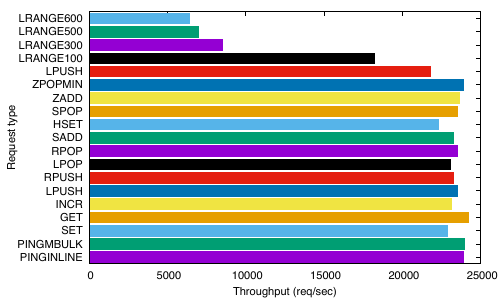

Write gnuplot code to recreate this figure.
set terminal pdf
set output './simple_benchmark.pdf'

set yrange [0:*]
set style fill solid
unset key

myBoxWidth = 0.8
set offsets 0,0,0.5-myBoxWidth/2.,0.5

set xlabel 'Throughput (req/sec)'
set ylabel 'Request type'
plot 'simple_benchmark.dat' using (0.5*$2):0:(0.5*$2):(myBoxWidth/2.):($0+1):ytic(1) with boxxy lc var